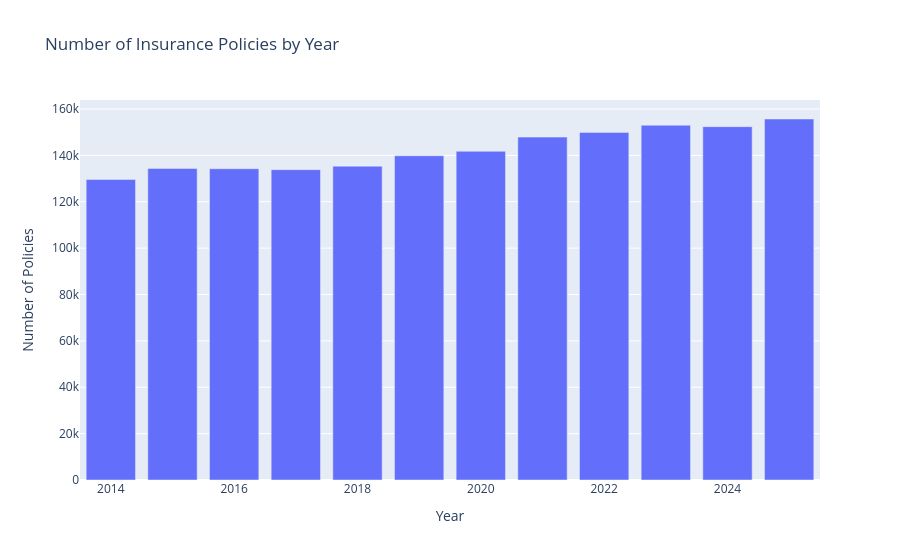

The notebook cell this image was saved under:
### Code cell
## Visualizing the number of insurance policies by year
fig = px.bar(year_counts, x="commodity_year", y="count",
             title="Number of Insurance Policies by Year",
             labels={"commodity_year": "Year", "count": "Number of Policies"})
fig.show()

### Figure 1 — Plotly figure (JSON) as saved in the notebook; plotly's stock layout.template omitted (floating-point values rounded to 4 significant figures)
{"data": [{"hovertemplate": "Year=%{x}<br>Number of Policies=%{y}<extra></extra>", "legendgroup": "", "marker": {"color": "#636efa", "pattern": {"shape": ""}}, "name": "", "orientation": "v", "showlegend": false, "textposition": "auto", "type": "bar", "x": [2025, 2023, 2024, 2022, 2021, 2020, 2019, 2018, 2015, 2016, 2017, 2014], "xaxis": "x", "y": [155703, 153022, 152401, 149930, 147893, 141784, 139856, 135367, 134391, 134258, 133865, 129601], "yaxis": "y"}], "layout": {"barmode": "relative", "legend": {"tracegroupgap": 0}, "title": {"text": "Number of Insurance Policies by Year"}, "xaxis": {"anchor": "y", "domain": [0, 1], "title": {"text": "Year"}}, "yaxis": {"anchor": "x", "domain": [0, 1], "title": {"text": "Number of Policies"}}}}
